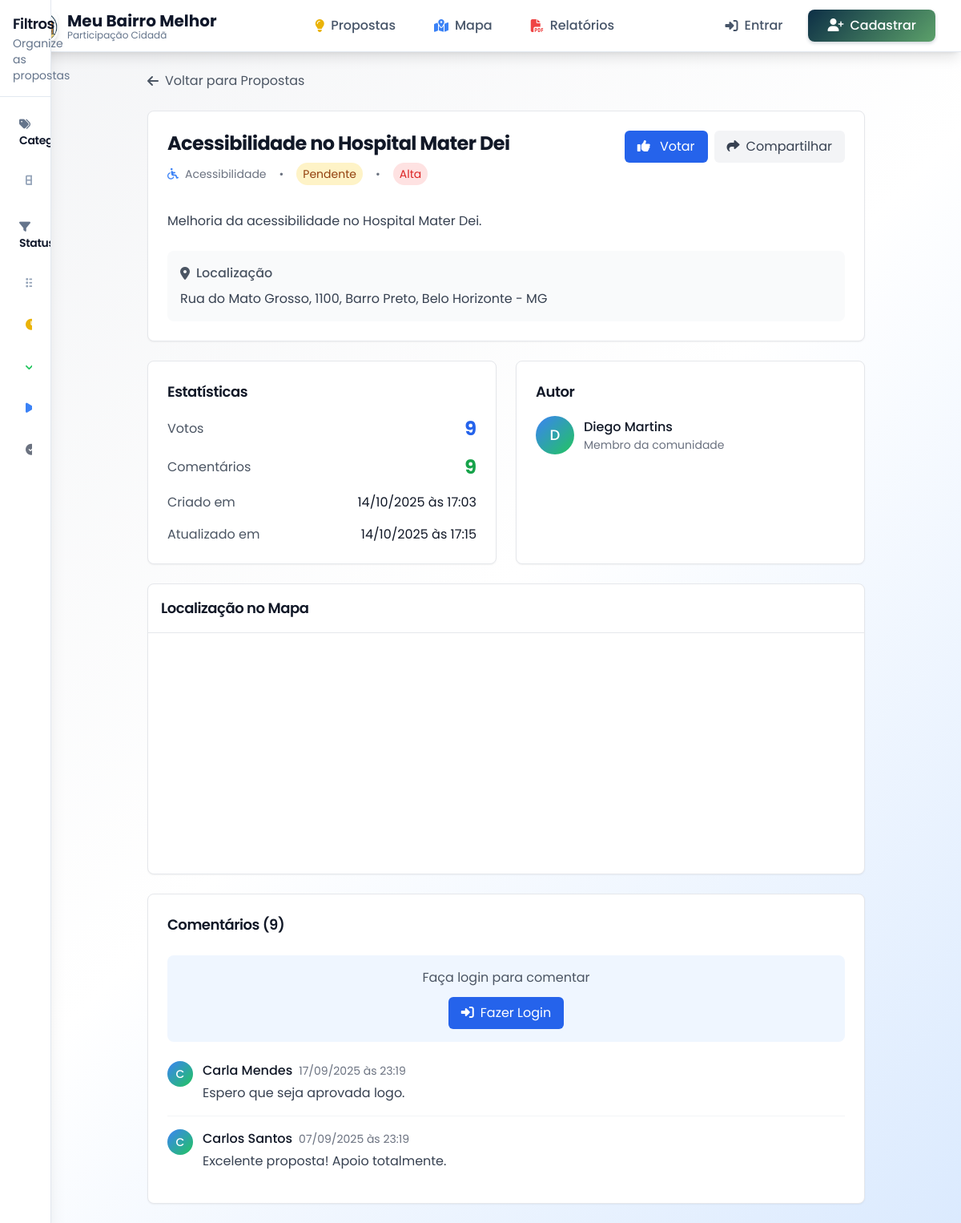
Page /proposta/39 on the committed database.
### app.py (models this page shows, shortened)
class Proposal(db.Model):
    id = db.Column(db.Integer, primary_key=True)
    title = db.Column(db.String(200), nullable=False)
    description = db.Column(db.Text, nullable=False)
    category = db.Column(db.String(50), db.ForeignKey('category.id'), nullable=False)
    latitude = db.Column(db.Float, nullable=False)
    longitude = db.Column(db.Float, nullable=False)
    address = db.Column(db.String(300), nullable=False)
    status = db.Column(db.String(20), default='pending')
    priority = db.Column(db.String(10), default='medium')
    votes_count = db.Column(db.Integer, default=0)
    comments_count = db.Column(db.Integer, default=0)
    author_id = db.Column(db.Integer, db.ForeignKey('user.id'), nullable=False)
    created_at = db.Column(db.DateTime, default=datetime.utcnow)
    updated_at = db.Column(db.DateTime, default=datetime.utcnow, onupdate=datetime.utcnow)
    author = db.relationship('User', backref='proposals')
    category_obj = db.relationship('Category', backref='proposals')

class Category(db.Model):
    id = db.Column(db.String(50), primary_key=True)
    name = db.Column(db.String(100), nullable=False)
    icon = db.Column(db.String(50))
    color = db.Column(db.String(7))

class User(UserMixin, db.Model):
    id = db.Column(db.Integer, primary_key=True)
    email = db.Column(db.String(120), unique=True, nullable=False)
    name = db.Column(db.String(100), nullable=False)
    password_hash = db.Column(db.String(128))
    created_at = db.Column(db.DateTime, default=datetime.utcnow)
    nome_completo = db.Column(db.String(200))
    cpf = db.Column(db.String(14))
    telefone = db.Column(db.String(20))
    endereco = db.Column(db.Text)
    cep = db.Column(db.String(10))
    data_nascimento = db.Column(db.Date)

class Comment(db.Model):
    id = db.Column(db.Integer, primary_key=True)
    proposal_id = db.Column(db.Integer, db.ForeignKey('proposal.id'), nullable=False)
    user_id = db.Column(db.Integer, db.ForeignKey('user.id'), nullable=False)
    content = db.Column(db.Text, nullable=False)
    created_at = db.Column(db.DateTime, default=datetime.utcnow)
    updated_at = db.Column(db.DateTime, default=datetime.utcnow, onupdate=datetime.utcnow)
    user = db.relationship('User', backref='comments')
    proposal = db.relationship('Proposal', backref='comments')
    @property
    def author_name(self):
        return self.user.name if self.user else 'Usuário Anônimo'

### app.py (the view)
@app.route('/proposta/<int:id>')
def proposta_detalhes(id):
    proposal = Proposal.query.get_or_404(id)
    comments = Comment.query.filter_by(proposal_id=id).order_by(Comment.created_at.desc()).all()
    user_voted = False
    if current_user.is_authenticated:
        vote = Vote.query.filter_by(
            proposal_id=id,
            user_id=current_user.id
        ).first()
        user_voted = vote is not None
    return render_template('proposta_detalhes.html',
                         proposal=proposal,
                         comments=comments,
                         user_voted=user_voted)

### templates/proposta_detalhes.html (shortened to what this page needs)
{% extends "base.html" %}
{% block content %}
<div class="max-w-4xl mx-auto space-y-6">
    <div>
        <a href="{{ url_for('index') }}" class="inline-flex items-center text-gray-600 hover:text-gray-900">
            <i class="fas fa-arrow-left mr-2"></i>Voltar para Propostas
        </a>
    </div>
    <div class="bg-white rounded-lg shadow-sm border border-gray-200 p-6">
        <div class="flex items-start justify-between mb-4">
            <div class="flex-1">
                <h1 class="text-2xl font-bold text-gray-900 mb-2">{{ proposal.title }}</h1>
                <div class="flex items-center space-x-4 text-sm text-gray-500 mb-4">
                    <div class="flex items-center space-x-2">
                        <i class="fas fa-{{ proposal.category_obj.icon }}" style="color: {{ proposal.category_obj.color }}"></i>
                        <span>{{ proposal.category_obj.name }}</span>
                    </div>
                    <span>•</span>
                    <span class="status-{{ proposal.status }} px-2 py-1 rounded-full">
                        {% if proposal.status == 'pending' %}Pendente
                        {% elif proposal.status == 'approved' %}Aprovado
                        {% elif proposal.status == 'in_progress' %}Em Andamento
                        {% elif proposal.status == 'completed' %}Concluído
                        {% elif proposal.status == 'rejected' %}Rejeitado
                        {% endif %}
                    </span>
                    <span>•</span>
                    <span class="priority-{{ proposal.priority }} px-2 py-1 rounded-full">
                        {% if proposal.priority == 'low' %}Baixa
                        {% elif proposal.priority == 'medium' %}Média
                        {% elif proposal.priority == 'high' %}Alta
                        {% endif %}
                    </span>
                </div>
            </div>
            <div id="votes" class="flex items-center space-x-2">
                <button onclick="voteProposal({{ proposal.id }})"
                        id="voteButton"
                        class="px-4 py-2 rounded-md transition-colors {% if user_voted %}bg-green-600 hover:bg-green-700 text-white{% else %}bg-blue-600 hover:bg-blue-700 text-white{% endif %}">
                    <i class="fas fa-thumbs-up mr-2"></i>
                    <span id="voteText">{% if user_voted %}Desvotar{% else %}Votar{% endif %}</span>
                </button>
                <button onclick="shareProposal()" class="px-4 py-2 bg-gray-100 text-gray-700 rounded-md hover:bg-gray-200 transition-colors">
                    <i class="fas fa-share mr-2"></i>Compartilhar
                </button>
            </div>
        </div>
        <div class="prose max-w-none">
            <p class="text-gray-700 leading-relaxed">{{ proposal.description }}</p>
        </div>
        <div class="mt-6 p-4 bg-gray-50 rounded-lg">
            <div class="flex items-center text-gray-600 mb-2">
                <i class="fas fa-map-marker-alt mr-2"></i>
                <span class="font-medium">Localização</span>
            </div>
            <p class="text-gray-700">{{ proposal.address }}</p>
        </div>
    </div>
    <div class="grid grid-cols-1 md:grid-cols-2 gap-6">
        <div class="bg-white rounded-lg shadow-sm border border-gray-200 p-6">
            <h3 class="text-lg font-semibold text-gray-900 mb-4">Estatísticas</h3>
            <div class="space-y-4">
                <div class="flex items-center justify-between">
                    <span class="text-gray-600">Votos</span>
                    <span class="text-2xl font-bold text-blue-600" id="votesCount">{{ proposal.votes_count }}</span>
                </div>
                <div class="flex items-center justify-between">
                    <span class="text-gray-600">Comentários</span>
                    <span class="text-2xl font-bold text-green-600" id="commentsCount">{{ proposal.comments_count }}</span>
                </div>
                <div class="flex items-center justify-between">
                    <span class="text-gray-600">Criado em</span>
                    <span class="text-gray-900">{{ proposal.created_at.strftime('%d/%m/%Y às %H:%M') }}</span>
                </div>
                <div class="flex items-center justify-between">
                    <span class="text-gray-600">Atualizado em</span>
                    <span class="text-gray-900">{{ proposal.updated_at.strftime('%d/%m/%Y às %H:%M') }}</span>
                </div>
            </div>
        </div>
        <div class="bg-white rounded-lg shadow-sm border border-gray-200 p-6">
            <h3 class="text-lg font-semibold text-gray-900 mb-4">Autor</h3>
            <div class="flex items-center space-x-3">
                <div class="w-12 h-12 bg-gradient-to-br from-blue-500 to-green-500 rounded-full flex items-center justify-center">
                    <span class="text-white text-lg font-medium">{{ proposal.author.name[0].upper() }}</span>
                </div>
                <div>
                    <p class="font-medium text-gray-900">{{ proposal.author.name }}</p>
                    <p class="text-sm text-gray-500">Membro da comunidade</p>
                </div>
            </div>
        </div>
    </div>
    <div class="bg-white rounded-lg shadow-sm border border-gray-200 overflow-hidden">
        <div class="p-4 border-b border-gray-200">
            <h3 class="text-lg font-semibold text-gray-900">Localização no Mapa</h3>
        </div>
        <div id="proposalMap" style="height: 300px;"></div>
    </div>
    <div id="comments" class="bg-white rounded-lg shadow-sm border border-gray-200 p-6">
        <div class="flex items-center justify-between mb-6">
            <h3 class="text-lg font-semibold text-gray-900">
                Comentários (<span id="commentsCountHeader">{{ proposal.comments_count }}</span>)
            </h3>
        </div>
        {% if current_user.is_authenticated %}
        <div class="mb-6 p-4 bg-gray-50 rounded-lg">
            <form id="commentForm">
                <div class="mb-3">
                    <label class="block text-sm font-medium text-gray-700 mb-2">Adicionar Comentário</label>
                    <textarea id="commentContent" rows="3"
                              class="w-full px-3 py-2 border border-gray-300 rounded-md focus:outline-none focus:ring-2 focus:ring-blue-500"
                              placeholder="Escreva seu comentário..."></textarea>
                </div>
                <button type="submit" class="px-4 py-2 bg-blue-600 text-white rounded-md hover:bg-blue-700 transition-colors">
                    <i class="fas fa-comment mr-2"></i>Comentar
                </button>
            </form>
        </div>
        {% else %}
        <div class="mb-6 p-4 bg-blue-50 rounded-lg text-center">
            <p class="text-gray-600 mb-3">Faça login para comentar</p>
            <button onclick="openLoginModal()" class="px-4 py-2 bg-blue-600 text-white rounded-md hover:bg-blue-700 transition-colors">
                <i class="fas fa-sign-in-alt mr-2"></i>Fazer Login
            </button>
        </div>
        {% endif %}
        <div id="commentsList" class="space-y-4">
            {% for comment in comments %}
            <div class="border-b border-gray-100 pb-4 last:border-b-0">
                <div class="flex items-start space-x-3">
                    <div class="w-8 h-8 bg-gradient-to-br from-blue-500 to-green-500 rounded-full flex items-center justify-center flex-shrink-0">
                        <span class="text-white text-sm font-medium">{{ comment.author_name[0].upper() }}</span>
                    </div>
                    <div class="flex-1">
                        <div class="flex items-center space-x-2 mb-1">
                            <span class="font-medium text-gray-900">{{ comment.author_name }}</span>
                            <span class="text-sm text-gray-500">{{ comment.created_at.strftime('%d/%m/%Y às %H:%M') }}</span>
                        </div>
                        <p class="text-gray-700">{{ comment.content }}</p>
                    </div>
                </div>
            </div>
            {% endfor %}
        </div>
    </div>
</div>
{% endblock %}

### static/css/custom.css (style rules this page uses)
* { font-family: 'Poppins', sans-serif; }
h1, h2, h3, h4, h5, h6 { font-weight: 600; letter-spacing: -0.025em; line-height: 1.2; }
.gradient-bg { background: linear-gradient(135deg, #f8fafc 0%, #ffffff 50%, #f1f5f9 100%); }
.status-pending { @apply bg-yellow-100 text-yellow-800 border border-yellow-200; }
.priority-high { @apply bg-red-100 text-red-800 border border-red-200; }

### templates/base.html (style rules this page uses)
.gradient-bg { background: linear-gradient(135deg, #f3f4f6 0%, #ffffff 50%, #dbeafe 100%); }
.status-pending { background-color: #fef3c7; color: #92400e; }
.priority-high { background-color: #fee2e2; color: #dc2626; }

### rows in the picture
Proposal: title "Acessibilidade no Hospital Mater Dei", description "Melhoria da acessibilidade no Hospital Mater Dei.", address "Rua do Mato Grosso, 1100, Barro Preto, Belo Horizonte - MG", votes_count "9", comments_count "9", created_at "14/10/2025 às 17:03", updated_at "14/10/2025 às 17:15"
Category: category_obj.name "Acessibilidade"
User: author "D", author.name "Diego Martins"
Comment: name "C", author_name "Carla Mendes", created_at "17/09/2025 às 23:19", content "Espero que seja aprovada logo."
Comment: name "C", author_name "Carlos Santos", created_at "07/09/2025 às 23:19", content "Excelente proposta! Apoio totalmente."
